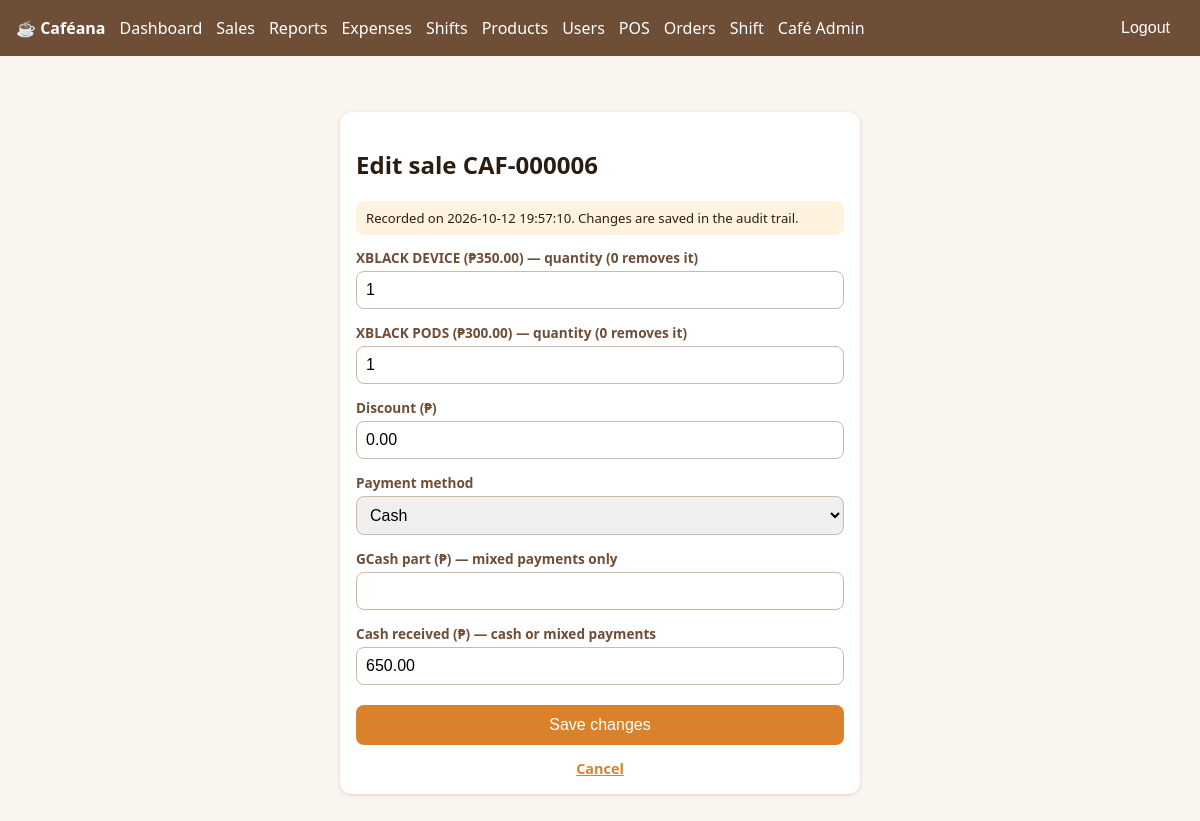
Screenshot of /admin/sales/6/edit (signed in) with the database file from the repository.
### tables this page shows
CREATE TABLE users(id INTEGER PRIMARY KEY,username TEXT UNIQUE NOT NULL,full_name TEXT NOT NULL,password_hash TEXT NOT NULL,
 role TEXT NOT NULL DEFAULT 'staff' CHECK(role IN('admin','staff')),status TEXT NOT NULL DEFAULT 'pending' CHECK(status IN('pending','active','rejected','inactive')),
 created_at TEXT NOT NULL DEFAULT(datetime('now','localtime')));

CREATE TABLE orders(id INTEGER PRIMARY KEY,user_id INTEGER NOT NULL REFERENCES users(id),shift_id INTEGER NOT NULL REFERENCES shifts(id),token TEXT UNIQUE NOT NULL,
 subtotal INTEGER NOT NULL,discount INTEGER NOT NULL DEFAULT 0,total INTEGER NOT NULL,created_at TEXT NOT NULL DEFAULT(datetime('now','localtime')));

CREATE TABLE order_items(id INTEGER PRIMARY KEY,order_id INTEGER NOT NULL REFERENCES orders(id),product_id INTEGER NOT NULL REFERENCES products(id),
 name TEXT NOT NULL,price INTEGER NOT NULL,qty INTEGER NOT NULL CHECK(qty>0));

CREATE TABLE payments(id INTEGER PRIMARY KEY,order_id INTEGER NOT NULL REFERENCES orders(id),method TEXT NOT NULL CHECK(method IN('cash','gcash')),
 amount INTEGER NOT NULL,cash_received INTEGER,change_given INTEGER);

### app.py (the view, shortened to what this page needs)
@app.route("/admin/sales/<int:oid>/edit", methods=["GET", "POST"])
@admin_required
def edit_order(oid):
    o = q1("SELECT * FROM orders WHERE id=?", (oid,))
    if not o: abort(404)
    pays = {p["method"]: p for p in q("SELECT * FROM payments WHERE order_id=?", (oid,))}
    cur = "mixed" if len(pays) == 2 else next(iter(pays), "cash")
    items = q("SELECT * FROM order_items WHERE order_id=?", (oid,))
    return render_template("edit.html", o=o, items=items, cur=cur,
        cashrec=pays["cash"]["cash_received"] if "cash" in pays else None, gc=pays["gcash"]["amount"] if "gcash" in pays else 0)

### app.py (called while the page is built)
def db():
    if "db" not in g:
        g.db = sqlite3.connect(DB); g.db.row_factory = sqlite3.Row
        g.db.execute("PRAGMA foreign_keys=ON"); g.db.execute("PRAGMA busy_timeout=5000")
    return g.db

@app.teardown_appcontext
def _close(e):
    d = g.pop("db", None)
    if d: d.close()

def q(sql, a=()): return db().execute(sql, a).fetchall()

def q1(sql, a=()): return db().execute(sql, a).fetchone()

@app.template_filter("peso")
def peso(c): return "₱{:,.2f}".format((c or 0) / 100)

@app.before_request
def load():
    g.user = None
    if session.get("uid"):
        g.user = q1("SELECT * FROM users WHERE id=? AND status='active'", (session["uid"],))
        if not g.user: session.clear()
    if request.method == "POST":
        t = request.form.get("csrf") or request.headers.get("X-CSRF") or ""
        if not secrets.compare_digest(t, session.get("csrf", "")): abort(400)

@app.after_request
def headers(r):
    r.headers["X-Frame-Options"] = "DENY"; r.headers["X-Content-Type-Options"] = "nosniff"; r.headers["Referrer-Policy"] = "same-origin"
    r.headers["Content-Security-Policy"] = "default-src 'self'; img-src 'self' https: data:; style-src 'self' 'unsafe-inline'; script-src 'self' 'unsafe-inline'; frame-ancestors 'none'; form-action 'self'"
    if not request.path.startswith("/static/"): r.headers["Cache-Control"] = "no-store"  # no cached financial pages after logout
    if PROD: r.headers["Strict-Transport-Security"] = "max-age=31536000"
    return r

@app.context_processor
def ctx():
    session.setdefault("csrf", secrets.token_hex(16)); return dict(csrf=session["csrf"], user=getattr(g, "user", None))

def login_required(f):
    @wraps(f)
    def w(*a, **k):
        if not g.user: return redirect(url_for("login"))
        return f(*a, **k)
    return w

def admin_required(f):
    @wraps(f)
    @login_required
    def w(*a, **k):
        if g.user["role"] != "admin": abort(403)
        return f(*a, **k)
    return w

### templates/edit.html (shortened to what this page needs)
{% extends "base.html" %}{% block body %}<form method="post" class="box narrow auth" style="max-width:520px"><input type="hidden" name="csrf" value="{{ csrf }}">
{% if o %}<h2>Edit sale CAF-{{ '%06d'|format(o.id) }}</h2><p class="hint">Recorded on {{ o.created_at }}. Changes are saved in the audit trail.</p>
{% for i in items %}<label>{{ i.name }} ({{ i.price|peso }}) &mdash; quantity (0 removes it)</label><input type="number" name="q{{ i.id }}" min="0" max="99" value="{{ i.qty }}" required>{% endfor %}
<label>Discount (₱)</label><input name="discount" type="number" step="0.01" min="0" value="{{ '%.2f'|format(o.discount/100) }}">
<label>Payment method</label><select name="method"><option value="cash" {{ 'selected' if cur=='cash' }}>Cash</option></select>
<label>GCash part (₱) &mdash; mixed payments only</label><input name="gcash_amount" type="number" step="0.01" min="0" value="{{ '%.2f'|format(gc/100) if cur=='mixed' else '' }}">
<label>Cash received (₱) &mdash; cash or mixed payments</label><input name="cash_received" type="number" step="0.01" min="0" value="{{ '%.2f'|format(cashrec/100) if cashrec is not none else '' }}">
<button class="full">Save changes</button><p class="sub"><a href="/admin/sales">Cancel</a></p>
{% endif %}</form>{% endblock %}

### templates/base.html (shortened to what this page needs)
<!doctype html>
<html lang="en">
  <head>
    <link
      rel="stylesheet"
      href="{{ url_for('static',filename='style.css') }}"
    />
  </head>
  <body>
    {% if user %}
    <nav>
      <b>☕ Caféana</b> {% if user.role=='admin' %}<a href="/admin/dashboard"
        >Dashboard</a
      ><a href="/admin/sales">Sales</a><a href="/admin/reports">Reports</a
      ><a href="/admin/expenses">Expenses</a><a href="/admin/shifts">Shifts</a
      ><a href="/admin/products">Products</a><a href="/admin/users">Users</a>{%
      endif %} <a href="/pos">POS</a><a href="/orders">Orders</a
      ><a href="/shift">Shift</a><a href="/profile">{{ user.full_name }}</a>
      <form method="post" action="/logout">
        <input type="hidden" name="csrf" value="{{ csrf }}" /><button
          class="alt"
        >
          Logout
        </button>
      </form>
    </nav>
    {% endif %}
    <main>
      {% block body %}{% endblock %}
    </main>
  </body>
</html>

### static/style.css (style rules this page uses)
:root { --bg: #faf5ee; --brown: #6f4e37; --accent: #d9822b; }
* { box-sizing: border-box; }
body { margin: 0; font-family: system-ui, sans-serif; background: var(--bg); color: #2b1d12; }
nav { background: var(--brown); color: #fff; display: flex; gap: 14px; align-items: center; padding: 10px 16px; flex-wrap: wrap; }
nav a { color: #fff; text-decoration: none; }
nav form { margin-left: auto; }
main { padding: 16px; max-width: 1200px; margin: auto; }
button, .btn { background: var(--accent); color: #fff; border: 0; border-radius: 8px; padding: 9px 14px; cursor: pointer; font-size: 1rem; text-decoration: none; display: inline-block; }
button.alt { background: var(--brown); }
input, select { padding: 9px; border: 1px solid #cdb9a5; border-radius: 8px; font-size: 1rem; width: 100%; margin: 4px 0; }
.box { background: #fff; border-radius: 12px; padding: 16px; box-shadow: 0 1px 4px #0002; }
.narrow { max-width: 380px; margin: 40px auto; }
.auth label { display: block; font-size: 0.85rem; font-weight: 600; color: var(--brown); margin-top: 10px; }
.auth .full { width: 100%; margin-top: 16px; padding: 11px; }
.auth .sub { text-align: center; margin: 14px 0 0; font-size: 0.9rem; }
.auth .sub a { color: var(--accent); font-weight: 600; }
.auth .hint { background: #fff3e0; border-radius: 8px; padding: 8px 10px; font-size: 0.82rem; margin-top: 12px; }
.narrow { max-width: 420px; }
a, button, .btn, input, select { transition: transform 0.15s ease, box-shadow 0.15s ease, background-color 0.15s ease, border-color 0.15s ease, color 0.15s ease; }

### rows the page displays
users: full_name "Café Admin"
orders: id "000006", created_at "2026-10-12 19:57:10", discount "0.00"
order_items: name "XBLACK DEVICE", price|peso "₱350.00", qty "1"
order_items: name "XBLACK PODS", price|peso "₱300.00", qty "1"
payments: cash_received "650.00"
